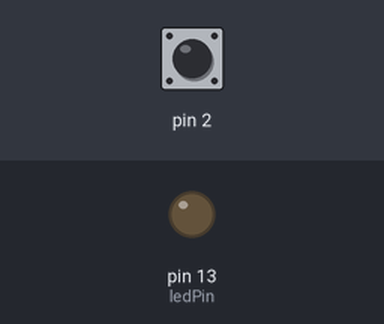
Recording of a sketch running on a simulated Arduino Uno, built with avr-gcc and run on an emulated ATmega328P. On the bench: output pins drawn as LEDs (lit = HIGH). Inputs (shaded band) come from the test bench; at power-on: pin 2 HIGH.

Above: at 1.2 s.
1.3 s: pin 2 pulled LOW for 0.15 s
At 1.7 s:
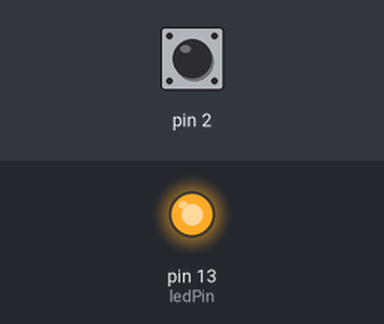
2.9 s: pin 2 pulled LOW for 1 s
At 4.1 s:
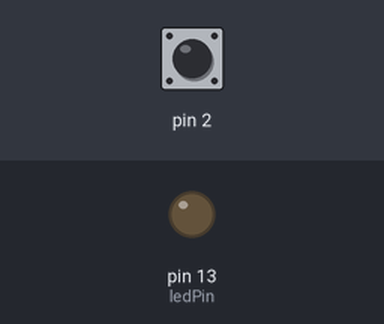
5.4 s: pin 2 pulled LOW for 3.2 s
At 6.0 s:
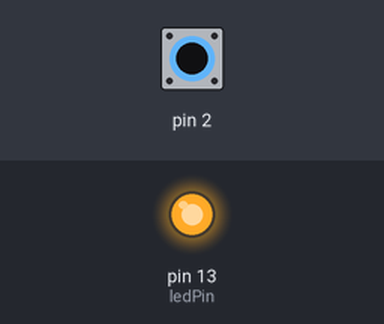
Timing chart, 0 to 8.4 s (numbered marks = the images above; inputs shaded):
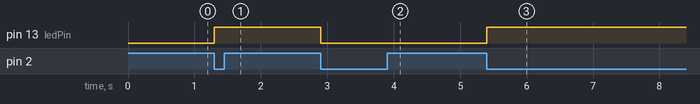

The sketch:

debounce.ino
```cpp
/*
  Interrupts : input deboounce

 Utilizzare un interrupt per intercettare
 l'input di un interruttore momentaneo.

 Debounce software nella funzione richiamata.
 Per debounce hardware: http://www.all-electric.com/schematic/debounce.htm

 */

int ledPin = 13;
volatile int state = LOW;

void setup()
{
    pinMode(ledPin, OUTPUT);
    pinMode(2, INPUT_PULLUP);
    attachInterrupt(0, blink, FALLING);
}

void loop()
{
    //digitalWrite(ledPin, state);
    delay(10000); // Mette in pausa Arduino per 10sec
}

// Funzioni
void blink()
// Modifica dello stato del LED
{
    static unsigned long last_interrupt_time = 0;
    // This is not supposed to be global
    // as it's olny accesed inside this ISR

    // If interrupts come faster than 20ms, assume it's a bounce and ignore
    if (millis() - last_interrupt_time > 20)
    {   // Azione da intraprendere
        state = !state;
        digitalWrite(ledPin, state);
        last_interrupt_time = millis();
    }
}
```

Measured:
- after the input at 1.3 s, pin 13 (ledPin): LOW → HIGH at once
- after the input at 2.9 s, pin 13 (ledPin): HIGH → LOW at once
- after the input at 5.4 s, pin 13 (ledPin): LOW → HIGH at once
